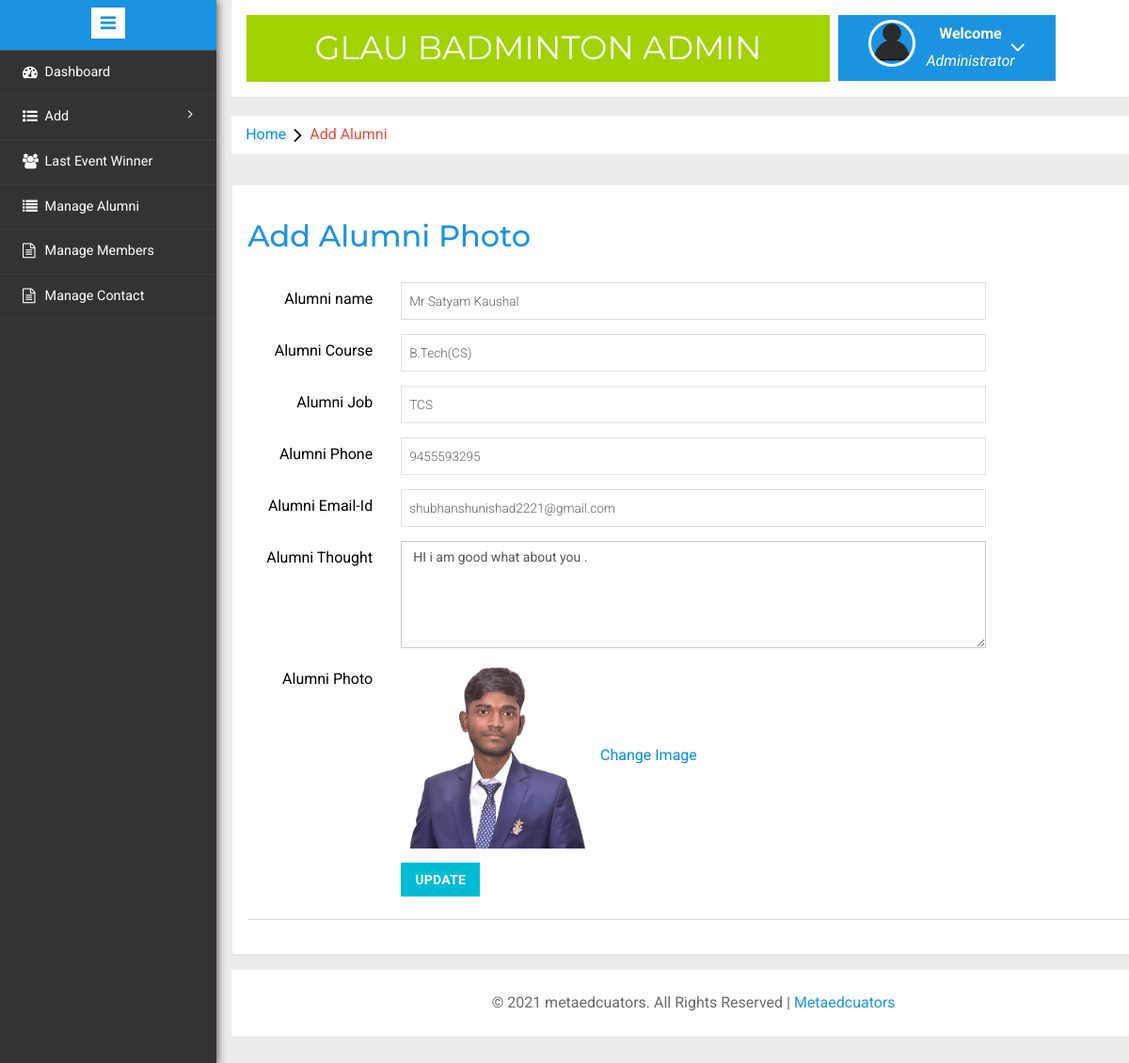
Page /admin/update-alumni.php?pid=1 (signed in) on the committed database.
### tables this page shows
CREATE TABLE `alumnicorner` (
  `alumniid` int(3) NOT NULL,
  `alumniname` varchar(50) NOT NULL,
  `alumnicourse` varchar(20) NOT NULL,
  `alumnijob` varchar(20) NOT NULL,
  `alumniphone` bigint(11) NOT NULL,
  `alumniemail` varchar(50) NOT NULL,
  `alumnithought` varchar(500) NOT NULL,
  `alumniphoto` varchar(100) NOT NULL,
  `timestamp` datetime NOT NULL DEFAULT current_timestamp()
);

### src/admin/update-alumni.php (the view, shortened to what this page needs)
<?php
include('includes/config.php');
if (strlen($_SESSION['alogin']) == 0) {
	header('location:index.php');
} else {
?>
	<!DOCTYPE HTML>
	<html>
	<head>
		<link href="css/bootstrap.min.css" rel='stylesheet' type='text/css' />
		<link href="css/style.css" rel='stylesheet' type='text/css' />
		<link rel="stylesheet" href="css/morris.css" type="text/css" />
		<link href="css/font-awesome.css" rel="stylesheet">
		<link rel="stylesheet" href="css/icon-font.min.css" type='text/css' />
	</head>
	<body>
		<div class="page-container">
			<div class="left-content">
				<div class="mother-grid-inner">
					<?php include('includes/header.php'); ?>
				</div>
				<ol class="breadcrumb">
					<li class="breadcrumb-item"><a href="index.html">Home</a><i class="fa fa-angle-right"></i>Add Alumni</li>
				</ol>
				<div class="grid-form">
					<div class="grid-form1">
						<h3>Add Alumni Photo</h3>
						<div class="tab-content">
							<div class="tab-pane active" id="horizontal-form">
								<?php
								$pid = intval($_GET['pid']);
								$sql = "SELECT * from alumnicorner where alumniid=:pid";
								$query = $dbh->prepare($sql);
								$query->bindParam(':pid', $pid, PDO::PARAM_STR);
								$query->execute();
								$results = $query->fetchAll(PDO::FETCH_OBJ);
								if ($query->rowCount() > 0) {
									foreach ($results as $result) {	?>
										<form class="form-horizontal" name="package" method="post" enctype="multipart/form-data">
											<div class="form-group">
												<label for="focusedinput" class="col-sm-2 control-label">Alumni name</label>
												<div class="col-sm-8">
													<input type="text" class="form-control1" name="packagename" id="packagename" placeholder="Enter Alumni Name" value="<?php echo htmlentities($result->alumniname); ?>">
												</div>
											</div>
											<div class="form-group">
												<label for="focusedinput" class="col-sm-2 control-label">Alumni Course</label>
												<div class="col-sm-8">
													<input type="text" class="form-control1" name="packagetype" id="packagetype" placeholder="Eneter Alumni Course" required value="<?php echo htmlentities($result->alumnicourse); ?>">
												</div>
											</div>
											<div class="form-group">
												<label for="focusedinput" class="col-sm-2 control-label">Alumni Job</label>
												<div class="col-sm-8">
													<input type="text" class="form-control1" name="packagelocation" id="packagelocation" placeholder="Enter Alumni Job" required value="<?php echo htmlentities($result->alumnijob); ?>">
												</div>
											</div>
											<div class="form-group">
												<label for="focusedinput" class="col-sm-2 control-label">Alumni Phone</label>
												<div class="col-sm-8">
													<input type="text" class="form-control1" name="packageprice" id="packageprice" placeholder="Enter Alumni Phone" required value="<?php echo htmlentities($result->alumniphone); ?>">
												</div>
											</div>
											<div class="form-group">
												<label for="focusedinput" class="col-sm-2 control-label">Alumni Email-Id</label>
												<div class="col-sm-8">
													<input type="text" class="form-control1" name="packagefeatures" id="packagefeatures" placeholder="Enter Email-Id" required value="<?php echo htmlentities($result->alumniemail); ?>">
												</div>
											</div>
											<div class="form-group">
												<label for="focusedinput" class="col-sm-2 control-label">Alumni Thought</label>
												<div class="col-sm-8">
													<textarea class="form-control" rows="5" cols="50" name="packagedetails" id="packagedetails" placeholder="Alumni Thought" required><?php echo htmlentities($result->alumnithought); ?></textarea>
												</div>
											</div>
											<div class="form-group">
												<label for="focusedinput" class="col-sm-2 control-label">Alumni Photo</label>
												<div class="col-sm-8">
													<img src="alumni/<?php echo htmlentities($result->alumniphoto); ?>" width="200">&nbsp;&nbsp;&nbsp;<a href="change-image.php?imgid=<?php echo htmlentities($result->alumniid); ?>">Change Image</a>
												</div>
											</div>
									<?php }
								} ?>
									<div class="row">
										<div class="col-sm-8 col-sm-offset-2">
											<button type="submit" name="submit" class="btn-primary btn">Update</button>
										</div>
									</div>
							</div>
							<div class="panel-footer">
							</div>
						</div>
					</div>
					<?php include('includes/footer.php'); ?>
				</div>
			</div>
			<?php include('includes/sidebarmenu.php'); ?>
		</div>
	</body>
	</html>
<?php } ?>

### rows in the picture
alumnicorner: packagename "Mr Satyam Kaushal", packagetype "B.Tech(CS)", packagelocation "TCS", packageprice "9455593295", packagefeatures "shubhanshunishad2221@gmail.com", packagedetails "HI i am good what about you .", alumniphoto (picture)
